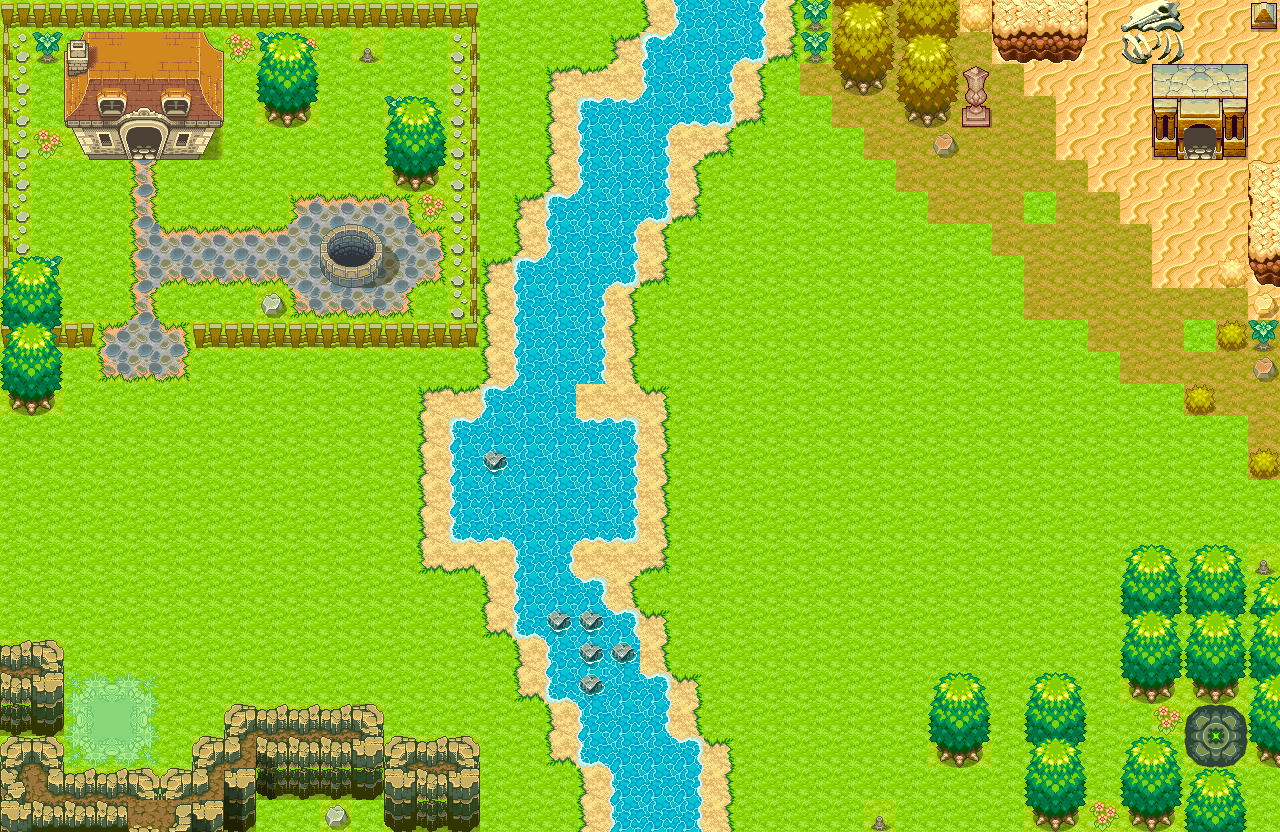

This game map was drawn from its Tiled (.tmx) file and the tilesets committed beside it. A one-line description and the trimmed map source follow:
An orthogonal 40x26 tile map with 32x32 px tiles, 6 tile layers (块层 1, 地面装饰, 建筑物1, 建筑物2, ...), 12 tilesets.

<map version="1.0" orientation="orthogonal" renderorder="right-down" width="40" height="26" tilewidth="32" tileheight="32" nextobjectid="1">
 <tileset firstgid="1" name="ground" tilewidth="32" tileheight="32" tilecount="90">
  <image source="ground.png" width="320" height="288" />
 </tileset>
 <tileset firstgid="91" name="9" tilewidth="32" tileheight="32" tilecount="110">
  <image source="9.png" width="320" height="352" />
 </tileset>
 <tileset firstgid="201" name="8" tilewidth="32" tileheight="32" tilecount="80">
  <image source="8.png" width="320" height="256" />
 </tileset>
 <tileset firstgid="281" name="3" tilewidth="32" tileheight="32" tilecount="80">
  <image source="3.png" width="320" height="256" />
 </tileset>
 <tileset firstgid="361" name="4" tilewidth="32" tileheight="32" tilecount="80">
  <image source="4.png" width="320" height="256" />
 </tileset>
 <tileset firstgid="441" name="6" tilewidth="32" tileheight="32" tilecount="80">
  <image source="6.png" width="320" height="256" />
 </tileset>
 <tileset firstgid="521" name="2" tilewidth="32" tileheight="32" tilecount="70">
  <image source="2.png" width="320" height="224" />
 </tileset>
 <tileset firstgid="591" name="1" tilewidth="32" tileheight="32" tilecount="70">
  <image source="1.png" width="320" height="224" />
 </tileset>
 <tileset firstgid="661" name="5" tilewidth="32" tileheight="32" tilecount="100">
  <image source="5.png" width="320" height="320" />
 </tileset>
 <tileset firstgid="761" name="7" tilewidth="32" tileheight="32" tilecount="80">
  <image source="7.png" width="320" height="256" />
 </tileset>
 <tileset firstgid="841" name="10" tilewidth="32" tileheight="32" tilecount="80">
  <image source="10.png" width="320" height="256" />
 </tileset>
 <tileset firstgid="921" name="11" tilewidth="32" tileheight="32" tilecount="110">
  <image source="11.png" width="320" height="352" />
 </tileset>
 <layer name="块层 1" width="40" height="26">
  <data>[1040 cells, 1040 non-empty, 3 distinct tile ids]</data>
 </layer>
 <layer name="地面装饰" width="40" height="26">
  <data>[1040 cells, 368 non-empty, 77 distinct tile ids]</data>
 </layer>
 <layer name="建筑物1" width="40" height="26">
  <data>[1040 cells, 10 non-empty, 10 distinct tile ids]</data>
 </layer>
 <layer name="建筑物2" width="40" height="26">
  <data>[1040 cells, 124 non-empty, 60 distinct tile ids]</data>
 </layer>
 <layer name="树1" width="40" height="26">
  <data>[1040 cells, 58 non-empty, 7 distinct tile ids]</data>
 </layer>
 <layer name="数2" width="40" height="26">
  <data>[1040 cells, 165 non-empty, 19 distinct tile ids]</data>
 </layer>
</map>